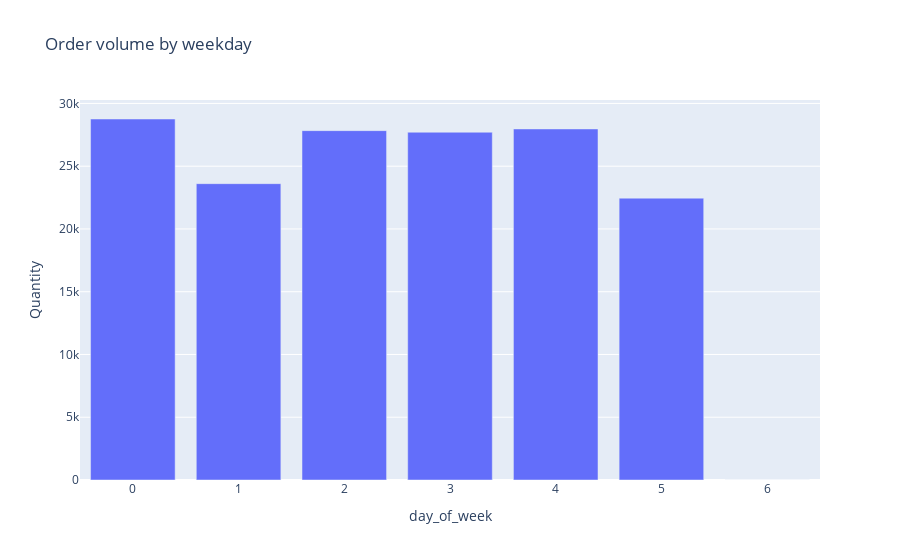

Source (notebook cell):
### Markdown cell above
#### day of the week

### Code cell
day_of_week = daily_sales_df.groupby('Day_of_Week')['Quantity'].sum().reset_index()
fig = go.Figure([go.Bar(x=day_of_week['Day_of_Week'], y=day_of_week['Quantity'])])

fig.update_layout(
    title_text='Order volume by weekday',
    xaxis_title='day_of_week',
    yaxis_title='Quantity',
)

fig.show()

### Figure 1 — Plotly figure (JSON) as saved in the notebook; plotly's stock layout.template omitted (floating-point values rounded to 4 significant figures)
{"data": [{"type": "bar", "x": [0, 1, 2, 3, 4, 5, 6], "y": [28760, 23608, 27833, 27706, 27967, 22454, 3]}], "layout": {"title": {"text": "Order volume by weekday"}, "xaxis": {"title": {"text": "day_of_week"}}, "yaxis": {"title": {"text": "Quantity"}}}}
